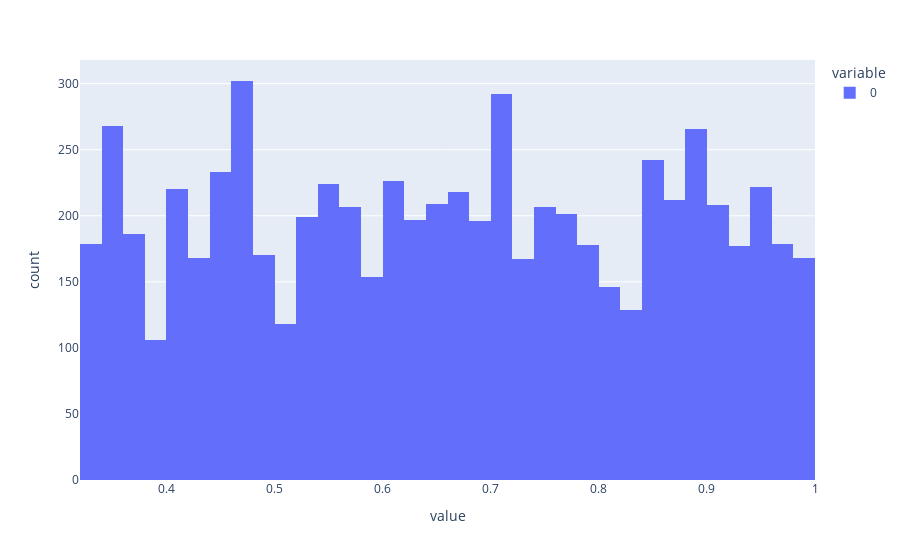

Source (notebook cell):
### Markdown cell above
# Verteilungen

### Code cell
#Amplitude
t = train_ts_ds[:1000].ravel()
t=t[t>0.32]
px.histogram(t)

### Figure 1 — Plotly figure (JSON) as saved in the notebook; plotly's stock layout.template omitted (floating-point values rounded to 4 significant figures; data arrays with more than 128 entries replaced by an {"elided": "..."} marker saying what was removed)
{"data": [{"alignmentgroup": "True", "bingroup": "x", "hovertemplate": "variable=0<br>value=%{x}<br>count=%{y}<extra></extra>", "legendgroup": "0", "marker": {"color": "#636efa", "pattern": {"shape": ""}}, "name": "0", "offsetgroup": "0", "orientation": "v", "showlegend": true, "type": "histogram", "x": {"elided": "6774 float values"}, "xaxis": "x", "yaxis": "y"}], "layout": {"barmode": "relative", "legend": {"title": {"text": "variable"}, "tracegroupgap": 0}, "margin": {"t": 60}, "xaxis": {"anchor": "y", "domain": [0, 1], "title": {"text": "value"}}, "yaxis": {"anchor": "x", "domain": [0, 1], "title": {"text": "count"}}}}
